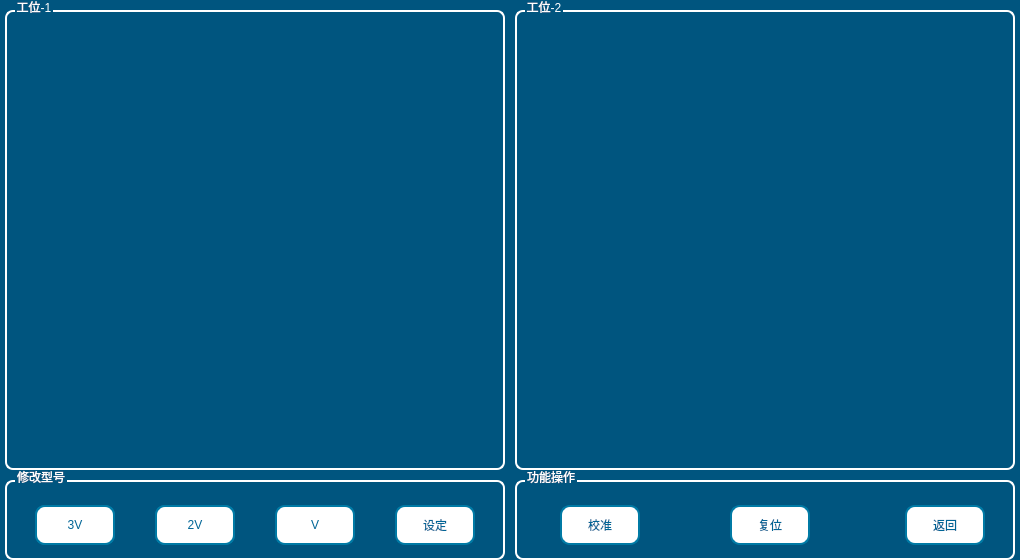
<?xml version="1.0" encoding="UTF-8"?>
<ui version="4.0">
 <class>Node_PM</class>
 <widget class="QWidget" name="Node_PM">
  <property name="geometry">
   <rect>
    <x>0</x>
    <y>0</y>
    <width>1020</width>
    <height>560</height>
   </rect>
  </property>
  <property name="windowTitle">
   <string>Form</string>
  </property>
  <property name="styleSheet">
   <string notr="true">QWidget#Node_PM{
background-color: rgb(255, 255, 255);
background-color: rgb(0, 85, 127);
}
QToolButton{
font: 20pt &quot;宋体&quot;;
color: rgb(0, 101, 150);
border:2px solid rgb(0, 122, 165);
border-radius:10px;
background-color: rgb(255, 255, 255);
}
QToolButton:disabled{
font: 19pt &quot;宋体&quot;;
color: rgb(180, 180, 180);
border-color: rgb(180, 180, 180);
}
QGroupBox{
font: 15pt &quot;宋体&quot;;
color: rgb(255, 255, 255);
border:2px solid rgb(255, 255, 255);
border-radius:8px;
margin-top:20px;
}
QGroupBox:title{
subcontrol-origin: margin;
top:10px;
left: 10px;
}
QLabel{
font: 20pt &quot;宋体&quot;;
color: rgb(0, 122, 165);
}
</string>
  </property>
  <widget class="QGroupBox" name="gBox_2">
   <property name="geometry">
    <rect>
     <x>515</x>
     <y>-10</y>
     <width>500</width>
     <height>480</height>
    </rect>
   </property>
   <property name="title">
    <string>工位-2</string>
   </property>
   <property name="alignment">
    <set>Qt::AlignCenter</set>
   </property>
  </widget>
  <widget class="QGroupBox" name="gBox_1">
   <property name="geometry">
    <rect>
     <x>5</x>
     <y>-10</y>
     <width>500</width>
     <height>480</height>
    </rect>
   </property>
   <property name="title">
    <string>工位-1</string>
   </property>
   <property name="alignment">
    <set>Qt::AlignCenter</set>
   </property>
  </widget>
  <widget class="QGroupBox" name="gBoxType">
   <property name="geometry">
    <rect>
     <x>5</x>
     <y>460</y>
     <width>500</width>
     <height>100</height>
    </rect>
   </property>
   <property name="title">
    <string>修改型号</string>
   </property>
   <widget class="QToolButton" name="tBtnSet">
    <property name="geometry">
     <rect>
      <x>390</x>
      <y>45</y>
      <width>80</width>
      <height>40</height>
     </rect>
    </property>
    <property name="text">
     <string>设定</string>
    </property>
   </widget>
   <widget class="QToolButton" name="tBtn_2VA">
    <property name="geometry">
     <rect>
      <x>30</x>
      <y>45</y>
      <width>80</width>
      <height>40</height>
     </rect>
    </property>
    <property name="text">
     <string>2VA</string>
    </property>
   </widget>
   <widget class="QToolButton" name="tBtn_1V">
    <property name="geometry">
     <rect>
      <x>270</x>
      <y>45</y>
      <width>80</width>
      <height>40</height>
     </rect>
    </property>
    <property name="text">
     <string>V</string>
    </property>
   </widget>
   <widget class="QToolButton" name="tBtn_1VA">
    <property name="geometry">
     <rect>
      <x>150</x>
      <y>45</y>
      <width>80</width>
      <height>40</height>
     </rect>
    </property>
    <property name="text">
     <string>VA</string>
    </property>
   </widget>
   <widget class="QToolButton" name="tBtn_2V">
    <property name="geometry">
     <rect>
      <x>150</x>
      <y>45</y>
      <width>80</width>
      <height>40</height>
     </rect>
    </property>
    <property name="text">
     <string>2V</string>
    </property>
   </widget>
   <widget class="QToolButton" name="tBtn_3V">
    <property name="geometry">
     <rect>
      <x>30</x>
      <y>45</y>
      <width>80</width>
      <height>40</height>
     </rect>
    </property>
    <property name="text">
     <string>3V</string>
    </property>
   </widget>
  </widget>
  <widget class="QGroupBox" name="groupBox_4">
   <property name="geometry">
    <rect>
     <x>515</x>
     <y>460</y>
     <width>500</width>
     <height>100</height>
    </rect>
   </property>
   <property name="title">
    <string>功能操作</string>
   </property>
   <widget class="QToolButton" name="tBtnReset">
    <property name="geometry">
     <rect>
      <x>215</x>
      <y>45</y>
      <width>80</width>
      <height>40</height>
     </rect>
    </property>
    <property name="text">
     <string>复位</string>
    </property>
   </widget>
   <widget class="QToolButton" name="tBtnClear">
    <property name="geometry">
     <rect>
      <x>30</x>
      <y>140</y>
      <width>80</width>
      <height>60</height>
     </rect>
    </property>
    <property name="text">
     <string>清空</string>
    </property>
   </widget>
   <widget class="QToolButton" name="tBtnBack">
    <property name="geometry">
     <rect>
      <x>390</x>
      <y>45</y>
      <width>80</width>
      <height>40</height>
     </rect>
    </property>
    <property name="text">
     <string>返回</string>
    </property>
   </widget>
   <widget class="QToolButton" name="tBtnCheck">
    <property name="geometry">
     <rect>
      <x>45</x>
      <y>45</y>
      <width>80</width>
      <height>40</height>
     </rect>
    </property>
    <property name="text">
     <string>校准</string>
    </property>
   </widget>
  </widget>
 </widget>
 <resources/>
 <connections/>
</ui>
